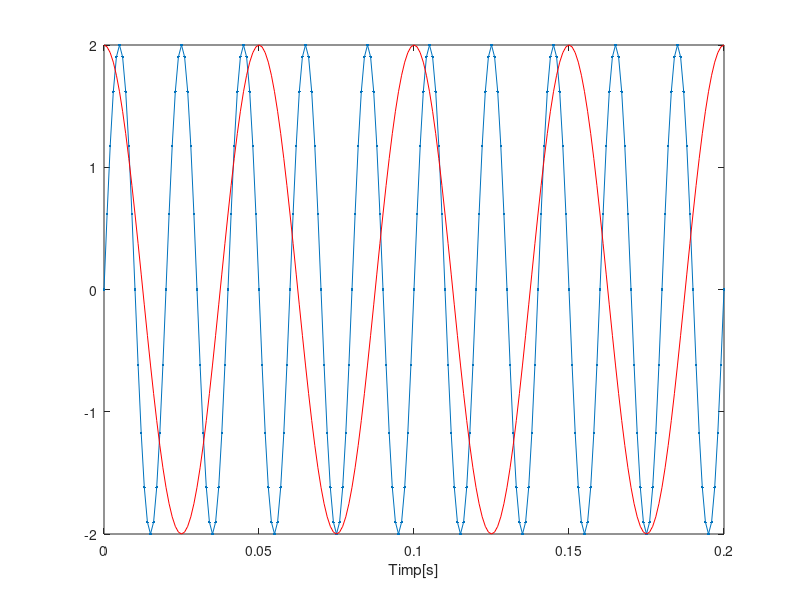

Write the MATLAB code that produced this figure.
F=50;
t=0:0.001:0.2;
s=2*sin(2*pi*F*t);
plot(t,s,'.-'), xlabel('Timp[s]'), grid
%a)
%atunci cand pasul de variatie a variabilei t este 0.001 si 0.0002
%numarul de perioade afisate pe ecran este acelasi, diferenta este ca
%la 0.0002 numarul de puncte este mult mai mare

%b)
%perioada atunci cand pasul de variatie a variabilei t este 0.001 si
% 0.0002 este 0.02 secunde

%c)
hold on
F2=20;
t=0:0.001:0.2;
c=2*cos(2*pi*F2*t);
plot(t,c,'r'), xlabel('Timp[s]'), grid
hold off
